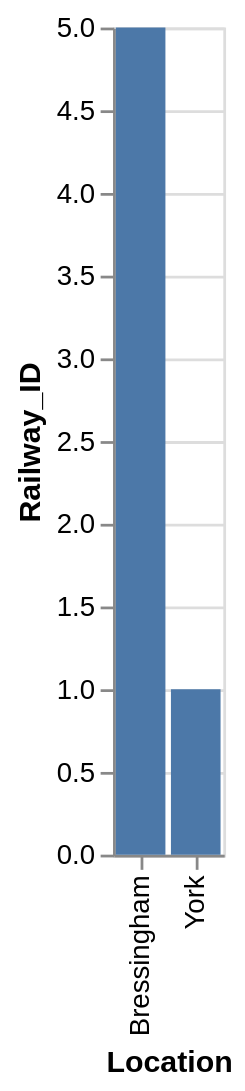

Here is the Vega-Lite specification saved for this chart:
### Vega-Lite specification from a JSON file in a GitHub repository (floating-point values rounded to 4 significant figures)
{"data": {"values": [{"x_data": "Bressingham", "y_data": 5}, {"x_data": "York", "y_data": 1}]}, "mark": "bar", "encoding": {"x": {"field": "x_data", "type": "nominal", "title": "Location", "sort": {"op": "sum", "field": "y_data", "order": "descending"}}, "y": {"field": "y_data", "type": "quantitative", "title": "Railway_ID"}}}
